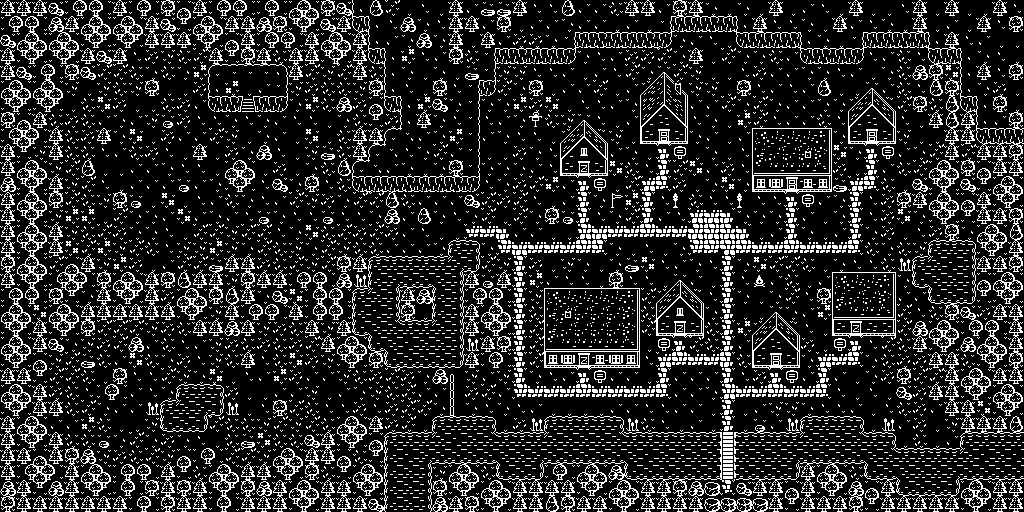

This game map was drawn from its Tiled (.tmx) file and the tilesets committed beside it. A one-line description and the trimmed map source follow:
An orthogonal 64x32 tile map with 16x16 px tiles, 1 tile layer (Ground) and 31 objects (SouthClearing, SouthClearingFence, BoulderGate, BoulderA, BoulderB, ...).

<map version="1.10" tiledversion="1.11.2" orientation="orthogonal" renderorder="right-down" width="64" height="32" tilewidth="16" tileheight="16" infinite="0" nextlayerid="3" nextobjectid="32">
  <properties>
    <property name="area_id" type="int" value="1" />
    <property name="symbol" type="string" value="OUTDOOR" />
    <property name="spawn" type="string" value="PlayerStart" />
  </properties>
  <tileset firstgid="1" source="../tilesets/world.tsx" />
  <layer id="1" name="Ground" width="64" height="32">
    <data>[2048 cells, 2048 non-empty, 115 distinct tile ids]</data>
  </layer>
  <objectgroup id="2" name="Logic">
    <object id="1" name="SouthClearing" x="48" y="320" width="304" height="144">
    </object>
    <object id="2" name="SouthClearingFence" x="448" y="368" width="16" height="48">
    </object>
    <object id="3" name="BoulderGate" x="384" y="192" width="80" height="64">
    </object>
    <object id="4" name="BoulderA" x="440" y="216">
      <point />
    </object>
    <object id="5" name="BoulderB" x="408" y="232">
      <point />
    </object>
    <object id="6" name="BoulderC" x="424" y="232">
      <point />
    </object>
    <object id="7" name="BoulderD" x="424" y="248">
      <point />
    </object>
    <object id="8" name="GateMouth" x="376" y="232">
      <point />
    </object>
    <object id="9" name="ClearingExit" x="472" y="232">
      <point />
    </object>
    <object id="10" name="BoulderSight" x="368" y="224" width="16" height="32">
    </object>
    <object id="11" name="PathEast" x="464" y="192" width="64" height="64">
    </object>
    <object id="12" name="AldenDoor" x="584" y="168">
      <properties>
        <property name="handler" value="enter_house" />
      </properties>
      <point />
    </object>
    <object id="13" name="ElizaDoor" x="664" y="136">
      <properties>
        <property name="handler" value="enter_house" />
      </properties>
      <point />
    </object>
    <object id="14" name="ShopDoor" x="792" y="184">
      <properties>
        <property name="handler" value="enter_house" />
      </properties>
      <point />
    </object>
    <object id="15" name="NorthHouseDoor" x="872" y="136">
      <properties>
        <property name="handler" value="show_message" />
      </properties>
      <point />
    </object>
    <object id="16" name="InnDoor" x="584" y="360">
      <properties>
        <property name="handler" value="enter_house" />
      </properties>
      <point />
    </object>
    <object id="17" name="BramDoor" x="680" y="328">
      <properties>
        <property name="handler" value="show_message" />
      </properties>
      <point />
    </object>
    <object id="18" name="SouthHouseDoor" x="776" y="360">
      <properties>
        <property name="handler" value="show_message" />
      </properties>
      <point />
    </object>
    <object id="19" name="BarnDoor" x="856" y="328">
      <properties>
        <property name="handler" value="show_message" />
      </properties>
      <point />
    </object>
    <object id="20" name="AldenSign" x="600" y="184">
      <properties>
        <property name="handler" value="show_message" />
      </properties>
      <point />
    </object>
    <object id="21" name="ElizaSign" x="680" y="152">
      <properties>
        <property name="handler" value="show_message" />
      </properties>
      <point />
    </object>
    <object id="22" name="ShopSign" x="808" y="200">
      <properties>
        <property name="handler" value="show_message" />
      </properties>
      <point />
    </object>
    <object id="23" name="NorthHouseSign" x="888" y="152">
      <properties>
        <property name="handler" value="show_message" />
      </properties>
      <point />
    </object>
    <object id="24" name="InnSign" x="600" y="376">
      <properties>
        <property name="handler" value="show_message" />
      </properties>
      <point />
    </object>
    <object id="25" name="BramSign" x="664" y="344">
      <properties>
        <property name="handler" value="show_message" />
      </properties>
      <point />
    </object>
    <object id="26" name="SouthHouseSign" x="792" y="376">
      <properties>
        <property name="handler" value="show_message" />
      </properties>
      <point />
    </object>
    <object id="27" name="BarnSign" x="840" y="344">
      <properties>
        <property name="handler" value="show_message" />
      </properties>
      <point />
    </object>
    <object id="28" name="BramPost" x="728" y="456">
      <point />
    </object>
    <object id="29" name="ElizaGarden" x="712" y="168">
      <point />
    </object>
    <object id="30" name="PlayerStart" x="88" y="232">
      <point />
    </object>
    <object id="31" name="NapArea" x="64" y="176" width="96" height="80">
    </object>
  </objectgroup>
</map>
